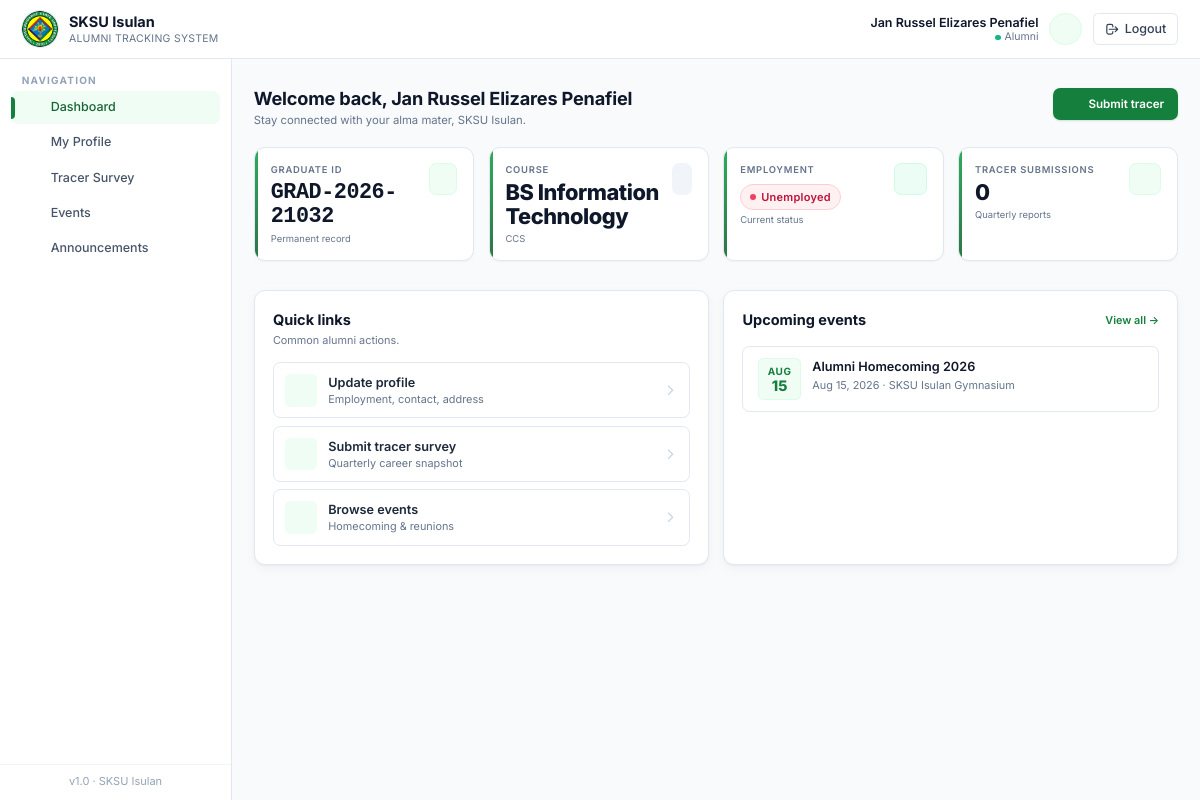
/pages/alumni/dashboard.php (signed in), run on the app's committed database.
### tables this page shows
CREATE TABLE `alumni` (
  `id` int(11) NOT NULL,
  `user_id` int(11) NOT NULL,
  `graduate_id` int(11) NOT NULL,
  `employment_status` enum('Employed','Unemployed','Self-Employed','Further Studies') DEFAULT 'Unemployed',
  `company_name` varchar(150) DEFAULT NULL,
  `job_title` varchar(120) DEFAULT NULL,
  `industry` varchar(120) DEFAULT NULL,
  `work_address` varchar(255) DEFAULT NULL,
  `monthly_income` decimal(10,2) DEFAULT NULL,
  `career_achievements` text DEFAULT NULL,
  `last_updated` datetime DEFAULT current_timestamp()
);

CREATE TABLE `graduates` (
  `id` int(11) NOT NULL,
  `student_id` int(11) NOT NULL,
  `graduate_id` varchar(30) NOT NULL,
  `course` varchar(120) DEFAULT NULL,
  `department` varchar(120) DEFAULT NULL,
  `academic_year` varchar(20) DEFAULT NULL,
  `graduation_date` date DEFAULT NULL,
  `honors` varchar(80) DEFAULT NULL,
  `approved_by` int(11) DEFAULT NULL,
  `approved_at` datetime DEFAULT current_timestamp()
);

CREATE TABLE `events` (
  `id` int(11) NOT NULL,
  `title` varchar(150) NOT NULL,
  `description` text DEFAULT NULL,
  `event_date` date NOT NULL,
  `event_time` time NOT NULL,
  `location` varchar(150) DEFAULT NULL,
  `capacity` int(11) DEFAULT 0,
  `created_by` int(11) DEFAULT NULL,
  `status` enum('upcoming','ongoing','completed','cancelled') DEFAULT 'upcoming',
  `created_at` datetime DEFAULT current_timestamp()
);

### includes/db.php (called while the page is built, shortened)
<?php
function db_select($conn, $sql, $types = '', $params = []) {
    $stmt = mysqli_prepare($conn, $sql);
    if (!empty($params)) {
        mysqli_stmt_bind_param($stmt, $types, ...$params);
    }
    mysqli_stmt_execute($stmt);
    $result = mysqli_stmt_get_result($stmt);
    $rows = [];
    while ($row = mysqli_fetch_assoc($result)) {
        $rows[] = $row;
    }
    return $rows;
}
function db_select_one($conn, $sql, $types = '', $params = []) {
    $rows = db_select($conn, $sql, $types, $params);
    return $rows[0] ?? null;
}
function e($value) {
    return htmlspecialchars((string)$value, ENT_QUOTES, 'UTF-8');
}

### includes/auth.php (called while the page is built, shortened)
<?php
require_once __DIR__ . '/db.php';
require_once __DIR__ . '/helpers.php';
function current_user_id() {
    return $_SESSION['user_id'] ?? null;
}

### pages/alumni/dashboard.php (the view, shortened to what this page needs)
<?php
require_once __DIR__ . '/../../includes/auth.php';
require_once __DIR__ . '/../../includes/helpers.php';
$uid = current_user_id();
$alumni = db_select_one($conn, "SELECT a.*, g.graduate_id, g.course, g.department, g.graduation_date FROM alumni a JOIN graduates g ON g.id=a.graduate_id WHERE a.user_id=?", 'i', [$uid]);
$events = db_select($conn, "SELECT * FROM events WHERE status='upcoming' ORDER BY event_date LIMIT 5");
$tracer = db_count($conn, 'tracer_reports', 'alumni_id=?', 'i', [$alumni['id'] ?? 0]);
include __DIR__ . '/../../templates/header.php';
include __DIR__ . '/../../templates/sidebar.php';
?>
<main class="flex-1 px-4 sm:px-6 py-8">
  <div class="page-head">
    <div>
      <h1>Welcome back, <?= e($_SESSION['full_name']) ?></h1>
      <p class="subtitle">Stay connected with your alma mater, SKSU Isulan.</p>
    </div>
    <a href="tracer.php" class="btn-primary">
      <?= icon('document','w-4 h-4') ?>
      Submit tracer
    </a>
  </div>
  <div class="grid sm:grid-cols-2 lg:grid-cols-4 gap-4">
    <div class="stat-card">
      <div class="flex items-start justify-between">
        <div>
          <div class="stat-label">Graduate ID</div>
          <div class="stat-value font-mono text-[1.1rem]"><?= e($alumni['graduate_id'] ?? '') ?></div>
          <div class="stat-sub">Permanent record</div>
        </div>
        <div class="w-9 h-9 rounded-lg bg-crimson-50 text-crimson-700 border border-crimson-100 flex items-center justify-center"><?= icon('cap','w-[18px] h-[18px]') ?></div>
      </div>
    </div>
    <div class="stat-card">
      <div class="flex items-start justify-between">
        <div>
          <div class="stat-label">Course</div>
          <div class="stat-value text-[1rem]"><?= e($alumni['course'] ?? '') ?></div>
          <div class="stat-sub"><?= e($alumni['department'] ?? '') ?></div>
        </div>
        <div class="w-9 h-9 rounded-lg bg-ink-100 text-ink-600 flex items-center justify-center"><?= icon('briefcase','w-[18px] h-[18px]') ?></div>
      </div>
    </div>
    <div class="stat-card">
      <div class="flex items-start justify-between">
        <div>
          <div class="stat-label">Employment</div>
          <div class="mt-2"><?= status_badge($alumni['employment_status'] ?? 'Unemployed') ?></div>
          <div class="stat-sub mt-2">Current status</div>
        </div>
        <div class="w-9 h-9 rounded-lg bg-emerald-50 text-emerald-700 border border-emerald-100 flex items-center justify-center"><?= icon('check-circle','w-[18px] h-[18px]') ?></div>
      </div>
    </div>
    <div class="stat-card">
      <div class="flex items-start justify-between">
        <div>
          <div class="stat-label">Tracer Submissions</div>
          <div class="stat-value"><?= $tracer ?></div>
          <div class="stat-sub">Quarterly reports</div>
        </div>
        <div class="w-9 h-9 rounded-lg bg-crimson-50 text-crimson-700 border border-crimson-100 flex items-center justify-center"><?= icon('document','w-[18px] h-[18px]') ?></div>
      </div>
    </div>
  </div>
  <div class="mt-8 grid lg:grid-cols-2 gap-4">
    <div class="card">
      <h3 class="font-bold text-ink-900">Quick links</h3>
      <p class="text-xs text-ink-500 mt-0.5 mb-4">Common alumni actions.</p>
      <div class="space-y-2">
        <a href="profile.php" class="group flex items-center gap-3 px-3 py-3 rounded-lg border border-ink-200 hover:border-crimson-200 hover:bg-crimson-50/40 transition">
          <span class="w-9 h-9 rounded-md bg-crimson-50 text-crimson-700 flex items-center justify-center"><?= icon('user','w-4 h-4') ?></span>
          <span class="flex-1">
            <span class="block text-sm font-semibold text-ink-800">Update profile</span>
            <span class="block text-xs text-ink-500">Employment, contact, address</span>
          </span>
          <svg class="w-4 h-4 text-ink-300 group-hover:text-crimson-600" fill="none" stroke="currentColor" viewBox="0 0 24 24"><path stroke-linecap="round" stroke-linejoin="round" stroke-width="2" d="M9 5l7 7-7 7"/></svg>
        </a>
        <a href="tracer.php" class="group flex items-center gap-3 px-3 py-3 rounded-lg border border-ink-200 hover:border-crimson-200 hover:bg-crimson-50/40 transition">
          <span class="w-9 h-9 rounded-md bg-crimson-50 text-crimson-700 flex items-center justify-center"><?= icon('document','w-4 h-4') ?></span>
          <span class="flex-1">
            <span class="block text-sm font-semibold text-ink-800">Submit tracer survey</span>
            <span class="block text-xs text-ink-500">Quarterly career snapshot</span>
          </span>
          <svg class="w-4 h-4 text-ink-300 group-hover:text-crimson-600" fill="none" stroke="currentColor" viewBox="0 0 24 24"><path stroke-linecap="round" stroke-linejoin="round" stroke-width="2" d="M9 5l7 7-7 7"/></svg>
        </a>
        <a href="events.php" class="group flex items-center gap-3 px-3 py-3 rounded-lg border border-ink-200 hover:border-crimson-200 hover:bg-crimson-50/40 transition">
          <span class="w-9 h-9 rounded-md bg-crimson-50 text-crimson-700 flex items-center justify-center"><?= icon('sparkles','w-4 h-4') ?></span>
          <span class="flex-1">
            <span class="block text-sm font-semibold text-ink-800">Browse events</span>
            <span class="block text-xs text-ink-500">Homecoming &amp; reunions</span>
          </span>
          <svg class="w-4 h-4 text-ink-300 group-hover:text-crimson-600" fill="none" stroke="currentColor" viewBox="0 0 24 24"><path stroke-linecap="round" stroke-linejoin="round" stroke-width="2" d="M9 5l7 7-7 7"/></svg>
        </a>
      </div>
    </div>
    <div class="card">
      <div class="flex items-center justify-between">
        <h3 class="font-bold text-ink-900">Upcoming events</h3>
        <a href="events.php" class="text-xs font-semibold text-crimson-700 hover:underline">View all &rarr;</a>
      </div>
      <ul class="mt-4 space-y-3">
        <?php foreach ($events as $ev): ?>
          <li class="rounded-lg border border-ink-200 bg-white px-4 py-3 flex items-start gap-3 hover:border-crimson-200 transition">
            <div class="shrink-0 w-12 text-center rounded-md bg-crimson-50 text-crimson-700 border border-crimson-100 py-1.5">
              <div class="text-[10px] uppercase font-bold tracking-wider"><?= date('M', strtotime($ev['event_date'])) ?></div>
              <div class="text-base font-extrabold leading-none"><?= date('d', strtotime($ev['event_date'])) ?></div>
            </div>
            <div class="min-w-0 flex-1">
              <div class="font-semibold text-sm text-ink-900 truncate"><?= e($ev['title']) ?></div>
              <div class="text-xs text-ink-500 mt-0.5"><?= fmt_date($ev['event_date']) ?> &middot; <?= e($ev['location']) ?></div>
            </div>
          </li>
        <?php endforeach; ?>
      </ul>
    </div>
  </div>
</main>
<?php include __DIR__ . '/../../templates/footer.php'; ?>

### includes/helpers.php (shortened to what this page needs)
<?php
require_once __DIR__ . '/icons.php';
function fmt_date($date) {
    return date('M d, Y', strtotime($date));
}
function status_badge($status) {
    $status = strtolower((string)$status);
    $map = [
        'pending'        => ['bg-amber-50',   'text-amber-700',   'border-amber-200',   '#f59e0b'],
        'approved'       => ['bg-emerald-50', 'text-emerald-700', 'border-emerald-200', '#10b981'],
        'rejected'       => ['bg-rose-50',    'text-rose-700',    'border-rose-200',    '#f43f5e'],
        'active'         => ['bg-emerald-50', 'text-emerald-700', 'border-emerald-200', '#10b981'],
        'inactive'       => ['bg-slate-100',  'text-slate-700',   'border-slate-200',   '#94a3b8'],
        'paid'           => ['bg-emerald-50', 'text-emerald-700', 'border-emerald-200', '#10b981'],
        'refunded'       => ['bg-sky-50',     'text-sky-700',     'border-sky-200',     '#0ea5e9'],
        'scheduled'      => ['bg-sky-50',     'text-sky-700',     'border-sky-200',     '#0ea5e9'],
        'attended'       => ['bg-emerald-50', 'text-emerald-700', 'border-emerald-200', '#10b981'],
        'cancelled'      => ['bg-rose-50',    'text-rose-700',    'border-rose-200',    '#f43f5e'],
        'employed'       => ['bg-emerald-50', 'text-emerald-700', 'border-emerald-200', '#10b981'],
        'unemployed'     => ['bg-rose-50',    'text-rose-700',    'border-rose-200',    '#f43f5e'],
        'self-employed'  => ['bg-indigo-50',  'text-indigo-700',  'border-indigo-200',  '#6366f1'],
        'further studies'=> ['bg-violet-50',  'text-violet-700',  'border-violet-200',  '#8b5cf6'],
        'upcoming'       => ['bg-sky-50',     'text-sky-700',     'border-sky-200',     '#0ea5e9'],
        'ongoing'        => ['bg-amber-50',   'text-amber-700',   'border-amber-200',   '#f59e0b'],
        'completed'      => ['bg-emerald-50', 'text-emerald-700', 'border-emerald-200', '#10b981'],
    ];
    [$bg, $tx, $br, $dot] = $map[$status] ?? ['bg-slate-50','text-slate-700','border-slate-200','#94a3b8'];
    $label = e(ucfirst($status));
    return '<span class="inline-flex items-center gap-1.5 px-2.5 py-1 rounded-full text-[11px] font-semibold tracking-wide border '
        . $bg . ' ' . $tx . ' ' . $br . '">'
        . '<span class="w-1.5 h-1.5 rounded-full" style="background:' . $dot . '"></span>'
        . $label . '</span>';
}
function db_count($conn, $table, $where = '1', $types = '', $params = []) {
    $sql = "SELECT COUNT(*) AS cnt FROM {$table} WHERE {$where}";
    $row = db_select_one($conn, $sql, $types, $params);
    return (int)($row['cnt'] ?? 0);
}

### assets/css/app.css (style rules this page uses)
:root { --crimson-50:#f0fdf4; --crimson-100:#dcfce7; --crimson-200:#bbf7d0; --crimson-300:#86efac; --crimson-400:#4ade80; --crimson-500:#22c55e; --crimson-600:#16a34a; --crimson-700:#15803d; --crimson-800:#166534; --crimson-900:#14532d; --ink-50:#f8fafc; --ink-100:#f1f5f9; --ink-200:#e2e8f0; --ink-300:#cbd5e1; --ink-400:#94a3b8; --ink-500:#64748b; --ink-600:#475569; --ink-700:#334155; --ink-800:#1e293b; --ink-900:#0f172a; }
html { font-size: 14.5px; }
html, body { font-family: 'Inter', ui-sans-serif, system-ui, -apple-system, 'Segoe UI', Roboto, sans-serif; }
body { color: var(--ink-800); background: var(--ink-50); line-height: 1.5; }
.card { background:#fff; border-radius: 0.75rem; border:1px solid var(--ink-200); box-shadow: 0 1px 2px rgba(15,23,42,0.04), 0 4px 12px rgba(15,23,42,0.04); padding:1.25rem; transition: box-shadow .2s ease, transform .2s ease, border-color .2s ease; }
.stat-card { background:#fff; border:1px solid var(--ink-200); border-radius: 0.75rem; padding: 1rem 1.1rem; box-shadow: 0 1px 2px rgba(15,23,42,0.04); position: relative; overflow: hidden; }
.stat-card::before { content:""; position:absolute; inset:0 auto 0 0; width:3px; background: linear-gradient(180deg, var(--crimson-600), var(--crimson-800)); opacity:0.9; }
.stat-card .stat-label { font-size: 0.65rem; text-transform: uppercase; letter-spacing: 0.08em; font-weight: 600; color: var(--ink-500); }
.stat-card .stat-value { font-size: 1.5rem; font-weight: 800; color: var(--ink-900); line-height: 1.1; margin-top: .3rem; letter-spacing: -0.02em; }
.stat-card .stat-sub { font-size: 0.65rem; color: var(--ink-500); margin-top: .2rem; }
.btn-primary, .btn-secondary, .btn-ghost, .btn-danger { display: inline-flex; align-items: center; justify-content: center; gap: 0.45rem; font-weight: 600; font-size: 0.8rem; padding: 0.55rem 0.9rem; border-radius: 0.5rem; transition: background .15s ease, color .15s ease, border-color .15s ease, box-shadow .15s ease, transform .05s ease; border: 1px solid transparent; cursor: pointer; line-height: 1.25; }
.btn-primary { background: var(--crimson-700); color:#fff; box-shadow: 0 1px 2px rgba(21,128,61,0.18); }
.page-head { display:flex; align-items: flex-start; justify-content: space-between; gap: 1rem; margin-bottom: 1.25rem; flex-wrap: wrap; }
.page-head h1 { font-size: 1.25rem; font-weight: 700; color: var(--ink-900); letter-spacing: -0.01em; line-height: 1.2; }
.page-head .subtitle { font-size: 0.78rem; color: var(--ink-500); margin-top: 0.15rem; }

### data on the page
alumni: graduate.graduate_id "GRAD-2026-21032", graduate.course "BS Information Technology", graduate.department "CCS", employment_status "Unemployed"
events: event_date "AUG", event_date "15", title "Alumni Homecoming 2026", event_date "Aug 15, 2026", location "SKSU Isulan Gymnasium"

### other printed values
$_SESSION['full_name'] "Jan Russel Elizares Penafiel"
$_role "Alumni"
$label "Dashboard"
$label "My Profile"
$label "Tracer Survey"
$label "Events"
$label "Announcements"
$tracer "0"
